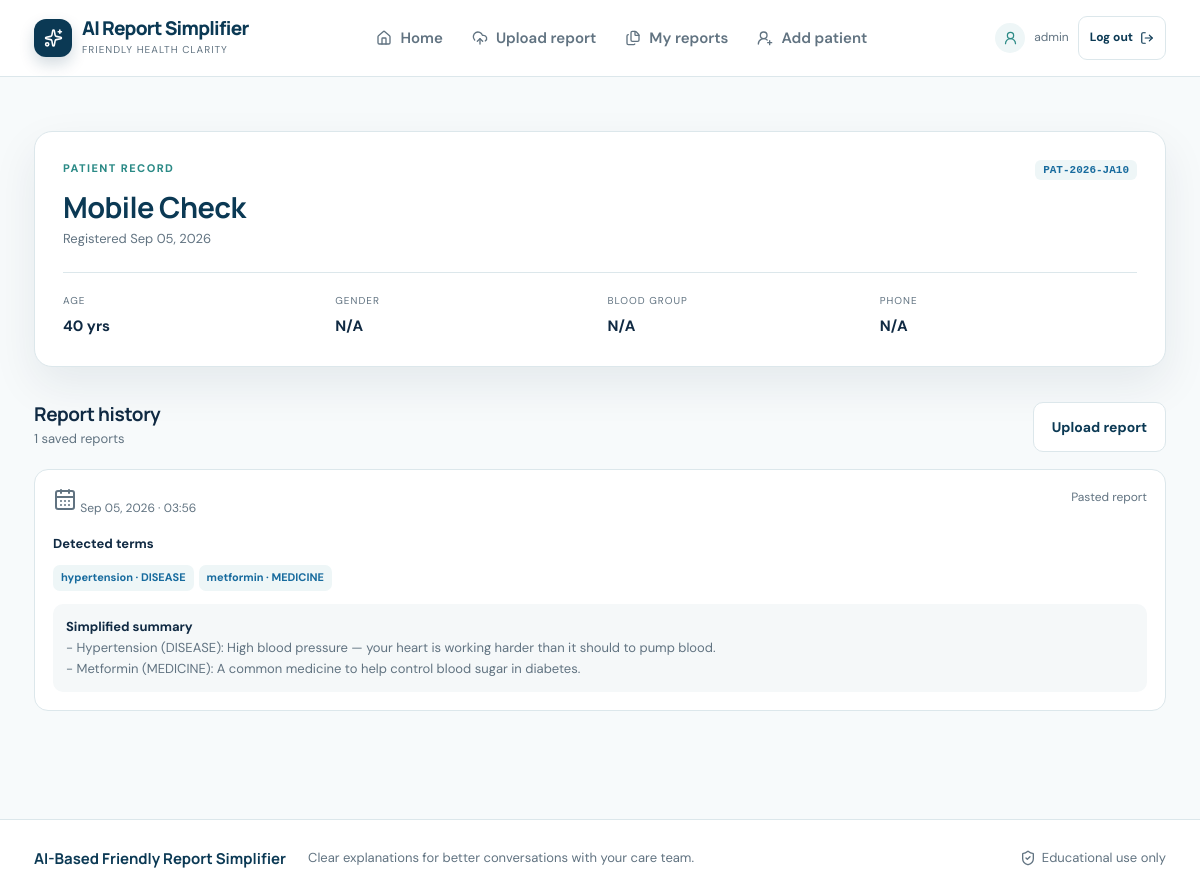
/patients/6 (signed in), run on the app's committed database.
### database/models.py (models this page shows, shortened)
class Patient(db.Model):
    __tablename__ = "patients"
    id = db.Column(db.Integer, primary_key=True)
    patient_code = db.Column(
        db.String(30), unique=True, nullable=False, index=True, default=generate_patient_code
    )
    full_name = db.Column(db.String(120), nullable=False)
    age = db.Column(db.Integer, nullable=True)
    gender = db.Column(db.String(20), nullable=True)
    blood_group = db.Column(db.String(10), nullable=True)
    contact_email = db.Column(db.String(120), nullable=True)
    contact_phone = db.Column(db.String(30), nullable=True)
    created_at = db.Column(db.DateTime, default=utc_now)
    updated_at = db.Column(db.DateTime, default=utc_now, onupdate=utc_now)
    reports = db.relationship(
        "MedicalReport", backref="patient", lazy=True, cascade="all, delete-orphan"
    )

class MedicalReport(db.Model):
    __tablename__ = "medical_reports"
    id = db.Column(db.Integer, primary_key=True)
    patient_id = db.Column(db.Integer, db.ForeignKey("patients.id"), nullable=True)
    filename = db.Column(db.String(255), nullable=True)
    file_path = db.Column(db.String(500), nullable=True)
    extracted_text = db.Column(db.Text, nullable=True)
    simplified_text = db.Column(db.Text, nullable=True)
    created_at = db.Column(db.DateTime, default=utc_now)
    entities = db.relationship(
        "MedicalEntity", backref="report", lazy=True, cascade="all, delete-orphan"
    )
    recommendations = db.relationship(
        "Recommendation", backref="report", lazy=True, cascade="all, delete-orphan"
    )

class MedicalEntity(db.Model):
    __tablename__ = "medical_entities"
    id = db.Column(db.Integer, primary_key=True)
    report_id = db.Column(db.Integer, db.ForeignKey("medical_reports.id"), nullable=False)
    entity_text = db.Column(db.String(255), nullable=False)
    entity_label = db.Column(db.String(100), nullable=True)
    explanation = db.Column(db.Text, nullable=True)

### routes/patient_routes.py (the view)
@patient_bp.route("/<int:patient_id>", methods=["GET"])
@login_required
def view_patient(patient_id):
    patient = db.get_or_404(Patient, patient_id)
    return render_template("patient_detail.html", patient=patient)

### app.py (called while the page is built)
@app.after_request
def prevent_authenticated_page_cache(response):
    if not request.path.startswith("/static/"):
        response.headers["Cache-Control"] = "no-store, no-cache, must-revalidate, max-age=0"
        response.headers["Pragma"] = "no-cache"
    return response

### routes/auth_routes.py (called while the page is built)
def login_required(view):
    @wraps(view)
    def wrapped_view(*args, **kwargs):
        if not session.get("authenticated"):
            return redirect(url_for("auth.login", next=request.path))
        return view(*args, **kwargs)
    return wrapped_view

### templates/patient_detail.html (shortened to what this page needs)
{% extends "base.html" %}
{% block content %}
<div class="page-shell">
    <div class="surface patient-card"><div class="patient-header"><div><div class="eyebrow">Patient record</div><h1>{{ patient.full_name }}</h1><div class="patient-meta">Registered {{ patient.created_at.strftime('%b %d, %Y') if patient.created_at else 'N/A' }}</div></div><span class="code-pill">{{ patient.patient_code }}</span></div><div class="info-grid"><div class="info-item"><label>Age</label><span>{{ patient.age or 'N/A' }} yrs</span></div><div class="info-item"><label>Gender</label><span>{{ patient.gender or 'N/A' }}</span></div><div class="info-item"><label>Blood group</label><span>{{ patient.blood_group or 'N/A' }}</span></div><div class="info-item"><label>Phone</label><span>{{ patient.contact_phone or 'N/A' }}</span></div></div></div>
    <div class="section-head" style="margin-top:35px"><div><h2>Report history</h2><span class="section-kicker">{{ patient.reports|length }} saved reports</span></div><a class="btn-secondary" href="/dashboard">Upload report</a></div>
    {% if patient.reports %}{% for report in patient.reports %}<article class="report-item"><div class="report-item-header"><span><i data-lucide="calendar-days"></i> {{ report.created_at.strftime('%b %d, %Y · %H:%M') if report.created_at else '' }}</span><span>{{ report.filename or 'Pasted report' }}</span></div><div style="margin-top:13px"><strong style="font-size:13px">Detected terms</strong><div>{% for entity in report.entities %}<span class="entity-tag">{{ entity.entity_text }} · {{ entity.entity_label }}</span>{% else %}<span class="section-kicker">No terms recorded</span>{% endfor %}</div></div><div class="summary-box"><strong style="color:var(--ink)">Simplified summary</strong><br>{{ report.simplified_text or 'No summary text generated.' }}</div></article>{% endfor %}{% else %}<div class="surface empty-state"><i data-lucide="file-plus-2"></i><h3>No reports yet</h3><p>Upload a report to begin this patient’s history.</p><a class="btn-primary" href="/dashboard">Upload a report</a></div>{% endif %}
</div>
{% endblock %}

### static/css/style.css (style rules this page uses)
:root { --ink:#102a43; --navy:#0b3954; --blue:#176b9e; --teal:#2b8a86; --mist:#eef6f7; --canvas:#f7fafb; --paper:#fff; --line:#dce7eb; --muted:#617381; --success:#2f7d61; --amber:#a56b1f; --danger:#b45c61; --shadow:0 18px 45px rgba(16,42,67,.08); --radius:18px; }
* { box-sizing:border-box; }
html { scroll-behavior:smooth; }
body { margin:0; background:var(--canvas); color:var(--ink); font:15px/1.6 'DM Sans',sans-serif; }
h1,h2,h3,h4 { font-family:'Manrope',sans-serif; letter-spacing:-.02em; line-height:1.15; margin:0; }
a { color:inherit; }
.nav-wrap,.footer-wrap,.page-shell { max-width:1180px; margin:0 auto; padding-left:24px; padding-right:24px; }
.nav-cta,.btn-primary,.btn-secondary { display:inline-flex; align-items:center; justify-content:center; gap:9px; border-radius:10px; text-decoration:none; font-weight:700; transition:transform .2s, box-shadow .2s, background .2s; cursor:pointer; }
.page-shell { padding-top:54px; padding-bottom:35px; }
.eyebrow { color:var(--teal); text-transform:uppercase; letter-spacing:.13em; font-size:11px; font-weight:800; margin-bottom:13px; }
.btn-primary,.btn-secondary { border:0; padding:13px 18px; font-size:14px; }
.btn-secondary { border:1px solid var(--line); background:#fff; color:var(--navy); }
.surface { background:var(--paper); border:1px solid var(--line); border-radius:var(--radius); box-shadow:var(--shadow); padding:28px; }
.section-head { display:flex; justify-content:space-between; align-items:center; gap:12px; margin-bottom:17px; }
.section-head h2 { font-size:19px; }
.section-kicker { color:var(--muted); font-size:13px; }
.code-pill { background:var(--mist); color:var(--blue); padding:4px 8px; border-radius:6px; font:700 11px monospace; }
.patient-card { padding:28px; }
.patient-header { display:flex; justify-content:space-between; gap:20px; align-items:flex-start; }
.patient-header h1 { font-size:29px; color:var(--navy); }
.patient-meta { color:var(--muted); font-size:13px; margin-top:5px; }
.info-grid { display:grid; grid-template-columns:repeat(4,1fr); gap:15px; border-top:1px solid var(--line); margin-top:22px; padding-top:20px; }
.info-item label { color:var(--muted); display:block; font-size:10px; text-transform:uppercase; letter-spacing:.1em; }
.info-item span { display:block; font-weight:700; margin-top:5px; }
.report-item { border:1px solid var(--line); border-radius:14px; padding:18px; margin-bottom:13px; background:#fff; }
.report-item-header { display:flex; justify-content:space-between; gap:12px; color:var(--muted); font-size:12px; }
.summary-box { background:#f5f8f9; border-radius:10px; padding:13px; margin-top:13px; white-space:pre-line; color:var(--muted); font-size:13px; }
.entity-tag { display:inline-block; background:var(--mist); color:var(--blue); padding:4px 8px; border-radius:7px; font-size:11px; font-weight:700; margin:10px 5px 0 0; }

### data on the page
Patient: full_name "Mobile Check", created_at "Sep 05, 2026", patient_code "PAT-2026-JA10", age "40", gender "N/A", blood_group "N/A", contact_phone "N/A"
MedicalReport: created_at "Sep 05, 2026 · 03:56", filename "Pasted report", simplified_text "- Hypertension (DISEASE): High blood pressure — your heart is working harder than it should to pump blood. - Metformin (MEDICINE): A common medicine to help control blood sugar in diabetes."
MedicalEntity: entity_text "hypertension", entity_label "DISEASE"
MedicalEntity: entity_text "metformin", entity_label "MEDICINE"

### other printed values
{{ session.get('user_email', 'Workspace user') }} "admin"
{{ patient.reports|length }} "1"
